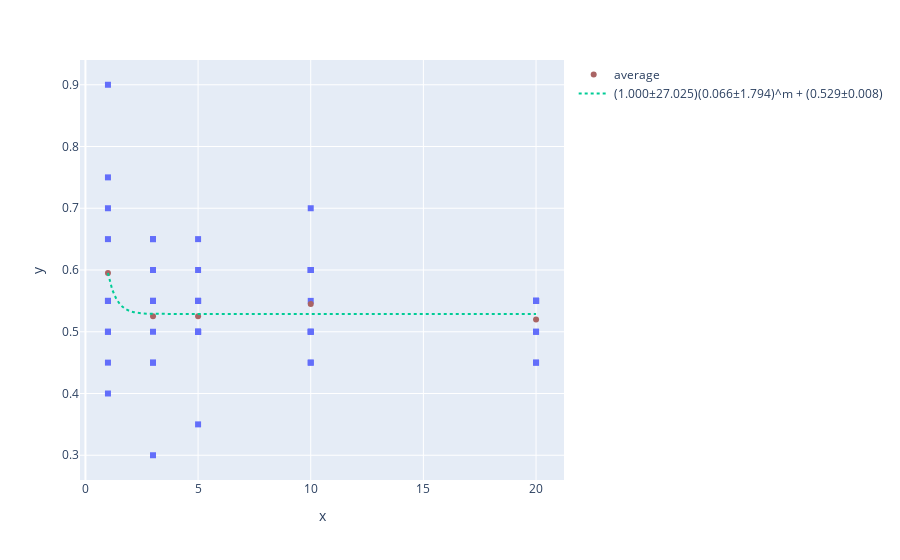

The notebook cell this image was saved under:
### Code cell
# Plot
result.plot().show()
